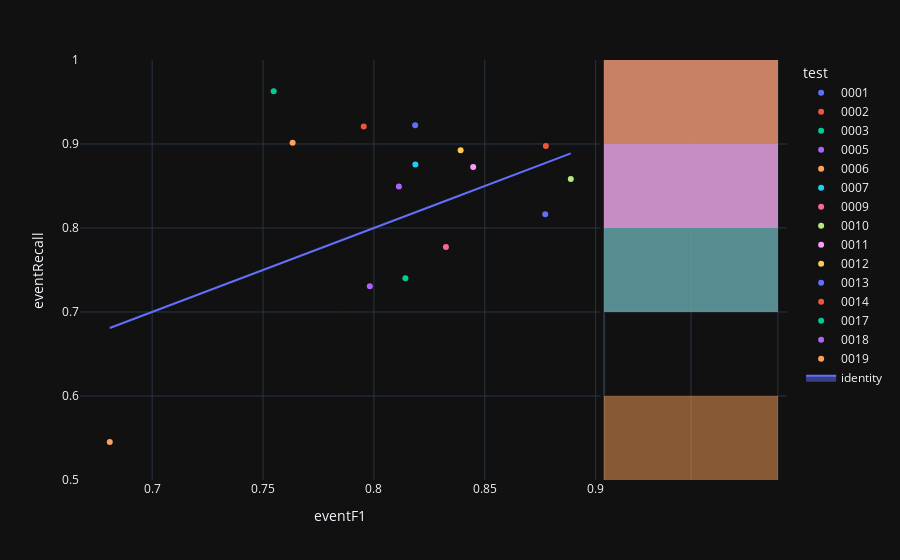

Write notebook code for a chart like this one.
### Code cell
fig=px.scatter(experimentModels_N2,x='eventF1',y='eventRecall',color='test',hover_name='modelId', marginal_y="histogram")
fig.add_trace(
    go.Scatter(x=experimentModels_N2['eventF1'], y=experimentModels_N2['eventF1'], name="identity", mode='lines',fill="toself")
)
fig.show()

### Figure 1 — Plotly figure (JSON) as saved in the notebook; plotly's stock layout.template omitted (floating-point values rounded to 4 significant figures)
{"data": [{"hovertemplate": "<b>%{hovertext}</b><br><br>test=0001<br>eventF1=%{x}<br>eventRecall=%{y}<extra></extra>", "hovertext": ["d79e5be1-85d3-472a-a22e-6481f5b1127b"], "legendgroup": "0001", "marker": {"color": "#636efa", "symbol": "circle"}, "mode": "markers", "name": "0001", "orientation": "v", "showlegend": true, "x": [0.8773], "xaxis": "x", "y": [0.8163], "yaxis": "y", "type": "scatter"}, {"alignmentgroup": "True", "bingroup": "y", "hovertemplate": "test=0001<br>eventRecall=%{y}<br>count=%{x}<extra></extra>", "legendgroup": "0001", "marker": {"color": "#636efa"}, "name": "0001", "offsetgroup": "0001", "opacity": 0.5, "showlegend": false, "xaxis": "x2", "y": [0.8163], "yaxis": "y2", "type": "histogram"}, {"hovertemplate": "<b>%{hovertext}</b><br><br>test=0002<br>eventF1=%{x}<br>eventRecall=%{y}<extra></extra>", "hovertext": ["604deeeb-1744-4dd9-97c3-bda02d1d0d27"], "legendgroup": "0002", "marker": {"color": "#EF553B", "symbol": "circle"}, "mode": "markers", "name": "0002", "orientation": "v", "showlegend": true, "x": [0.8775], "xaxis": "x", "y": [0.8978], "yaxis": "y", "type": "scatter"}, {"alignmentgroup": "True", "bingroup": "y", "hovertemplate": "test=0002<br>eventRecall=%{y}<br>count=%{x}<extra></extra>", "legendgroup": "0002", "marker": {"color": "#EF553B"}, "name": "0002", "offsetgroup": "0002", "opacity": 0.5, "showlegend": false, "xaxis": "x2", "y": [0.8978], "yaxis": "y2", "type": "histogram"}, {"hovertemplate": "<b>%{hovertext}</b><br><br>test=0003<br>eventF1=%{x}<br>eventRecall=%{y}<extra></extra>", "hovertext": ["fd829af9-4256-476c-bc47-c5390cafe144"], "legendgroup": "0003", "marker": {"color": "#00cc96", "symbol": "circle"}, "mode": "markers", "name": "0003", "orientation": "v", "showlegend": true, "x": [0.7548], "xaxis": "x", "y": [0.9629], "yaxis": "y", "type": "scatter"}, {"alignmentgroup": "True", "bingroup": "y", "hovertemplate": "test=0003<br>eventRecall=%{y}<br>count=%{x}<extra></extra>", "legendgroup": "0003", "marker": {"color": "#00cc96"}, "name": "0003", "offsetgroup": "0003", "opacity": 0.5, "showlegend": false, "xaxis": "x2", "y": [0.9629], "yaxis": "y2", "type": "histogram"}, {"hovertemplate": "<b>%{hovertext}</b><br><br>test=0005<br>eventF1=%{x}<br>eventRecall=%{y}<extra></extra>", "hovertext": ["9fc96fec-cfb6-405e-8f65-e083b96b4243"], "legendgroup": "0005", "marker": {"color": "#ab63fa", "symbol": "circle"}, "mode": "markers", "name": "0005", "orientation": "v", "showlegend": true, "x": [0.7981], "xaxis": "x", "y": [0.7305], "yaxis": "y", "type": "scatter"}, {"alignmentgroup": "True", "bingroup": "y", "hovertemplate": "test=0005<br>eventRecall=%{y}<br>count=%{x}<extra></extra>", "legendgroup": "0005", "marker": {"color": "#ab63fa"}, "name": "0005", "offsetgroup": "0005", "opacity": 0.5, "showlegend": false, "xaxis": "x2", "y": [0.7305], "yaxis": "y2", "type": "histogram"}, {"hovertemplate": "<b>%{hovertext}</b><br><br>test=0006<br>eventF1=%{x}<br>eventRecall=%{y}<extra></extra>", "hovertext": ["e2547620-adc4-4bd4-9296-83d8386b6430"], "legendgroup": "0006", "marker": {"color": "#FFA15A", "symbol": "circle"}, "mode": "markers", "name": "0006", "orientation": "v", "showlegend": true, "x": [0.6809], "xaxis": "x", "y": [0.5451], "yaxis": "y", "type": "scatter"}, {"alignmentgroup": "True", "bingroup": "y", "hovertemplate": "test=0006<br>eventRecall=%{y}<br>count=%{x}<extra></extra>", "legendgroup": "0006", "marker": {"color": "#FFA15A"}, "name": "0006", "offsetgroup": "0006", "opacity": 0.5, "showlegend": false, "xaxis": "x2", "y": [0.5451], "yaxis": "y2", "type": "histogram"}, {"hovertemplate": "<b>%{hovertext}</b><br><br>test=0007<br>eventF1=%{x}<br>eventRecall=%{y}<extra></extra>", "hovertext": ["04b442ab-22b5-48a7-a1c0-072c20a626f0"], "legendgroup": "0007", "marker": {"color": "#19d3f3", "symbol": "circle"}, "mode": "markers", "name": "0007", "orientation": "v", "showlegend": true, "x": [0.8187], "xaxis": "x", "y": [0.8756], "yaxis": "y", "type": "scatter"}, {"alignmentgroup": "True", "bingroup": "y", "hovertemplate": "test=0007<br>eventRecall=%{y}<br>count=%{x}<extra></extra>", "legendgroup": "0007", "marker": {"color": "#19d3f3"}, "name": "0007", "offsetgroup": "0007", "opacity": 0.5, "showlegend": false, "xaxis": "x2", "y": [0.8756], "yaxis": "y2", "type": "histogram"}, {"hovertemplate": "<b>%{hovertext}</b><br><br>test=0009<br>eventF1=%{x}<br>eventRecall=%{y}<extra></extra>", "hovertext": ["0d3a86ae-0c6c-4b2b-a26b-fad23892331c"], "legendgroup": "0009", "marker": {"color": "#FF6692", "symbol": "circle"}, "mode": "markers", "name": "0009", "orientation": "v", "showlegend": true, "x": [0.8325], "xaxis": "x", "y": [0.7773], "yaxis": "y", "type": "scatter"}, {"alignmentgroup": "True", "bingroup": "y", "hovertemplate": "test=0009<br>eventRecall=%{y}<br>count=%{x}<extra></extra>", "legendgroup": "0009", "marker": {"color": "#FF6692"}, "name": "0009", "offsetgroup": "0009", "opacity": 0.5, "showlegend": false, "xaxis": "x2", "y": [0.7773], "yaxis": "y2", "type": "histogram"}, {"hovertemplate": "<b>%{hovertext}</b><br><br>test=0010<br>eventF1=%{x}<br>eventRecall=%{y}<extra></extra>", "hovertext": ["caf69e05-ecee-4093-b879-c3f91599d0af"], "legendgroup": "0010", "marker": {"color": "#B6E880", "symbol": "circle"}, "mode": "markers", "name": "0010", "orientation": "v", "showlegend": true, "x": [0.8888], "xaxis": "x", "y": [0.8583], "yaxis": "y", "type": "scatter"}, {"alignmentgroup": "True", "bingroup": "y", "hovertemplate": "test=0010<br>eventRecall=%{y}<br>count=%{x}<extra></extra>", "legendgroup": "0010", "marker": {"color": "#B6E880"}, "name": "0010", "offsetgroup": "0010", "opacity": 0.5, "showlegend": false, "xaxis": "x2", "y": [0.8583], "yaxis": "y2", "type": "histogram"}, {"hovertemplate": "<b>%{hovertext}</b><br><br>test=0011<br>eventF1=%{x}<br>eventRecall=%{y}<extra></extra>", "hovertext": ["ed3f6f59-4859-4d08-b747-68d09e29b921"], "legendgroup": "0011", "marker": {"color": "#FF97FF", "symbol": "circle"}, "mode": "markers", "name": "0011", "orientation": "v", "showlegend": true, "x": [0.8448], "xaxis": "x", "y": [0.8727], "yaxis": "y", "type": "scatter"}, {"alignmentgroup": "True", "bingroup": "y", "hovertemplate": "test=0011<br>eventRecall=%{y}<br>count=%{x}<extra></extra>", "legendgroup": "0011", "marker": {"color": "#FF97FF"}, "name": "0011", "offsetgroup": "0011", "opacity": 0.5, "showlegend": false, "xaxis": "x2", "y": [0.8727], "yaxis": "y2", "type": "histogram"}, {"hovertemplate": "<b>%{hovertext}</b><br><br>test=0012<br>eventF1=%{x}<br>eventRecall=%{y}<extra></extra>", "hovertext": ["a3abdc6c-1e79-45d2-90a9-06416c8ffa59"], "legendgroup": "0012", "marker": {"color": "#FECB52", "symbol": "circle"}, "mode": "markers", "name": "0012", "orientation": "v", "showlegend": true, "x": [0.8391], "xaxis": "x", "y": [0.8925], "yaxis": "y", "type": "scatter"}, {"alignmentgroup": "True", "bingroup": "y", "hovertemplate": "test=0012<br>eventRecall=%{y}<br>count=%{x}<extra></extra>", "legendgroup": "0012", "marker": {"color": "#FECB52"}, "name": "0012", "offsetgroup": "0012", "opacity": 0.5, "showlegend": false, "xaxis": "x2", "y": [0.8925], "yaxis": "y2", "type": "histogram"}, {"hovertemplate": "<b>%{hovertext}</b><br><br>test=0013<br>eventF1=%{x}<br>eventRecall=%{y}<extra></extra>", "hovertext": ["7004596b-b1ca-4324-8901-a0778774435f"], "legendgroup": "0013", "marker": {"color": "#636efa", "symbol": "circle"}, "mode": "markers", "name": "0013", "orientation": "v", "showlegend": true, "x": [0.8186], "xaxis": "x", "y": [0.9223], "yaxis": "y", "type": "scatter"}, {"alignmentgroup": "True", "bingroup": "y", "hovertemplate": "test=0013<br>eventRecall=%{y}<br>count=%{x}<extra></extra>", "legendgroup": "0013", "marker": {"color": "#636efa"}, "name": "0013", "offsetgroup": "0013", "opacity": 0.5, "showlegend": false, "xaxis": "x2", "y": [0.9223], "yaxis": "y2", "type": "histogram"}, {"hovertemplate": "<b>%{hovertext}</b><br><br>test=0014<br>eventF1=%{x}<br>eventRecall=%{y}<extra></extra>", "hovertext": ["b53310fe-00ec-479d-9bfa-8f290e751d12"], "legendgroup": "0014", "marker": {"color": "#EF553B", "symbol": "circle"}, "mode": "markers", "name": "0014", "orientation": "v", "showlegend": true, "x": [0.7954], "xaxis": "x", "y": [0.9207], "yaxis": "y", "type": "scatter"}, {"alignmentgroup": "True", "bingroup": "y", "hovertemplate": "test=0014<br>eventRecall=%{y}<br>count=%{x}<extra></extra>", "legendgroup": "0014", "marker": {"color": "#EF553B"}, "name": "0014", "offsetgroup": "0014", "opacity": 0.5, "showlegend": false, "xaxis": "x2", "y": [0.9207], "yaxis": "y2", "type": "histogram"}, {"hovertemplate": "<b>%{hovertext}</b><br><br>test=0017<br>eventF1=%{x}<br>eventRecall=%{y}<extra></extra>", "hovertext": ["578d1542-3fb4-47a1-9d2b-58dd25c765ac"], "legendgroup": "0017", "marker": {"color": "#00cc96", "symbol": "circle"}, "mode": "markers", "name": "0017", "orientation": "v", "showlegend": true, "x": [0.8142], "xaxis": "x", "y": [0.7402], "yaxis": "y", "type": "scatter"}, {"alignmentgroup": "True", "bingroup": "y", "hovertemplate": "test=0017<br>eventRecall=%{y}<br>count=%{x}<extra></extra>", "legendgroup": "0017", "marker": {"color": "#00cc96"}, "name": "0017", "offsetgroup": "0017", "opacity": 0.5, "showlegend": false, "xaxis": "x2", "y": [0.7402], "yaxis": "y2", "type": "histogram"}, {"hovertemplate": "<b>%{hovertext}</b><br><br>test=0018<br>eventF1=%{x}<br>eventRecall=%{y}<extra></extra>", "hovertext": ["31ed4519-9d74-4339-ac68-efa3f02eff43"], "legendgroup": "0018", "marker": {"color": "#ab63fa", "symbol": "circle"}, "mode": "markers", "name": "0018", "orientation": "v", "showlegend": true, "x": [0.8112], "xaxis": "x", "y": [0.8494], "yaxis": "y", "type": "scatter"}, {"alignmentgroup": "True", "bingroup": "y", "hovertemplate": "test=0018<br>eventRecall=%{y}<br>count=%{x}<extra></extra>", "legendgroup": "0018", "marker": {"color": "#ab63fa"}, "name": "0018", "offsetgroup": "0018", "opacity": 0.5, "showlegend": false, "xaxis": "x2", "y": [0.8494], "yaxis": "y2", "type": "histogram"}, {"hovertemplate": "<b>%{hovertext}</b><br><br>test=0019<br>eventF1=%{x}<br>eventRecall=%{y}<extra></extra>", "hovertext": ["d47ade15-c1f2-4a60-a813-dfa7c35c1cdf"], "legendgroup": "0019", "marker": {"color": "#FFA15A", "symbol": "circle"}, "mode": "markers", "name": "0019", "orientation": "v", "showlegend": true, "x": [0.7633], "xaxis": "x", "y": [0.9016], "yaxis": "y", "type": "scatter"}, {"alignmentgroup": "True", "bingroup": "y", "hovertemplate": "test=0019<br>eventRecall=%{y}<br>count=%{x}<extra></extra>", "legendgroup": "0019", "marker": {"color": "#FFA15A"}, "name": "0019", "offsetgroup": "0019", "opacity": 0.5, "showlegend": false, "xaxis": "x2", "y": [0.9016], "yaxis": "y2", "type": "histogram"}, {"fill": "toself", "mode": "lines", "name": "identity", "x": [0.8773, 0.8775, 0.7548, 0.7981, 0.6809, 0.8187, 0.8325, 0.8888, 0.8448, 0.8391, 0.8186, 0.7954, 0.8142, 0.8112, 0.7633], "y": [0.8773, 0.8775, 0.7548, 0.7981, 0.6809, 0.8187, 0.8325, 0.8888, 0.8448, 0.8391, 0.8186, 0.7954, 0.8142, 0.8112, 0.7633], "type": "scatter"}], "layout": {"xaxis": {"anchor": "y", "domain": [0.0, 0.7363], "title": {"text": "eventF1"}}, "yaxis": {"anchor": "x", "domain": [0.0, 1.0], "title": {"text": "eventRecall"}}, "xaxis2": {"anchor": "y2", "domain": [0.7413, 1.0], "matches": "x2", "showticklabels": false, "showline": false, "ticks": "", "showgrid": true}, "yaxis2": {"anchor": "x2", "domain": [0.0, 1.0], "matches": "y", "showticklabels": false, "showgrid": true}, "legend": {"title": {"text": "test"}, "tracegroupgap": 0}, "margin": {"t": 60}, "barmode": "overlay"}}
